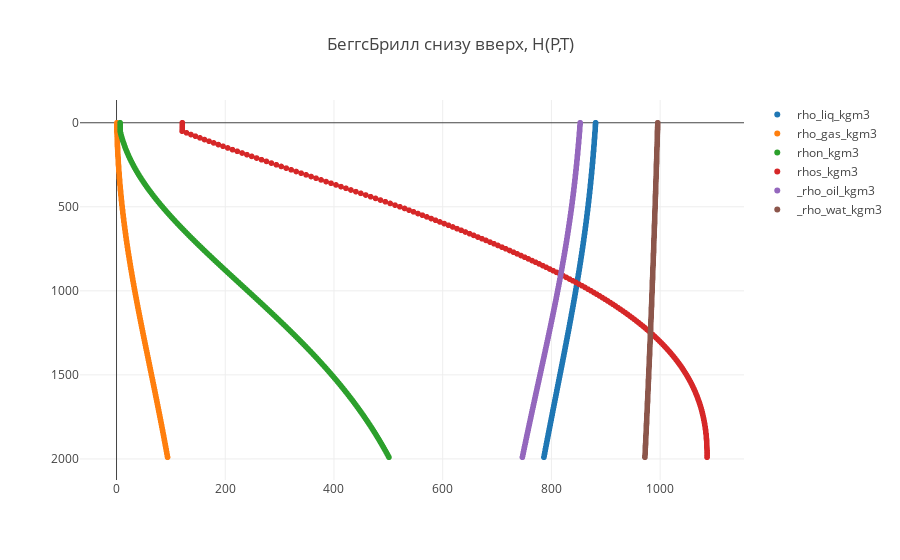

Here is the notebook cell this chart was saved with:
### Code cell
trace1 = trace(hyrd_cor_data, 10)
trace2 = trace(hyrd_cor_data, 11)
trace3 = trace(hyrd_cor_data, 13)
trace4 = trace(hyrd_cor_data, 27)
trace5 = trace(fluid_data, 23)
trace6 = trace(fluid_data, 25)
data = [trace1, trace2, trace3, trace4, trace5, trace6]

plot()

### Figure 1 — Plotly figure (JSON) as saved in the notebook; plotly's stock layout.template omitted (floating-point values rounded to 4 significant figures; data arrays with more than 128 entries replaced by an {"elided": "..."} marker saying what was removed)
{"data": [{"mode": "markers", "name": "rho_liq_kgm3", "type": "scattergl", "uid": "dca3bfaf-caae-4b68-8a5b-63fa0c7cca84", "x": {"elided": "200 float values"}, "y": {"elided": "200 int values"}}, {"mode": "markers", "name": "rho_gas_kgm3", "type": "scattergl", "uid": "31d3f36f-4cb1-4c07-8097-53afafdd5182", "x": {"elided": "200 float values"}, "y": {"elided": "200 int values"}}, {"mode": "markers", "name": "rhon_kgm3", "type": "scattergl", "uid": "da913a51-1689-4ca9-ac95-b43e1051cd51", "x": {"elided": "200 float values"}, "y": {"elided": "200 int values"}}, {"mode": "markers", "name": "rhos_kgm3", "type": "scattergl", "uid": "b98aebfb-d79d-4aa7-8363-5e99fa60e2b8", "x": {"elided": "200 float values"}, "y": {"elided": "200 int values"}}, {"mode": "markers", "name": "_rho_oil_kgm3", "type": "scattergl", "uid": "7429a94d-f118-408e-b53d-9149e7ae016a", "x": {"elided": "200 float values"}, "y": {"elided": "200 int values"}}, {"mode": "markers", "name": "_rho_wat_kgm3", "type": "scattergl", "uid": "ce4e267e-9573-4df5-8bb2-e4fda20d69ba", "x": {"elided": "200 float values"}, "y": {"elided": "200 int values"}}], "layout": {"title": {"text": "БеггсБрилл снизу вверх, H(P,T)"}, "yaxis": {"autorange": "reversed"}}}
